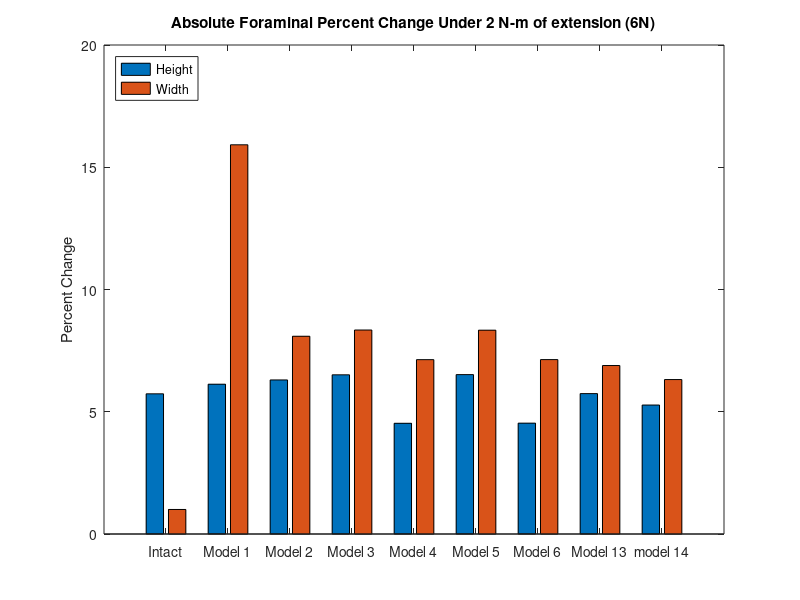
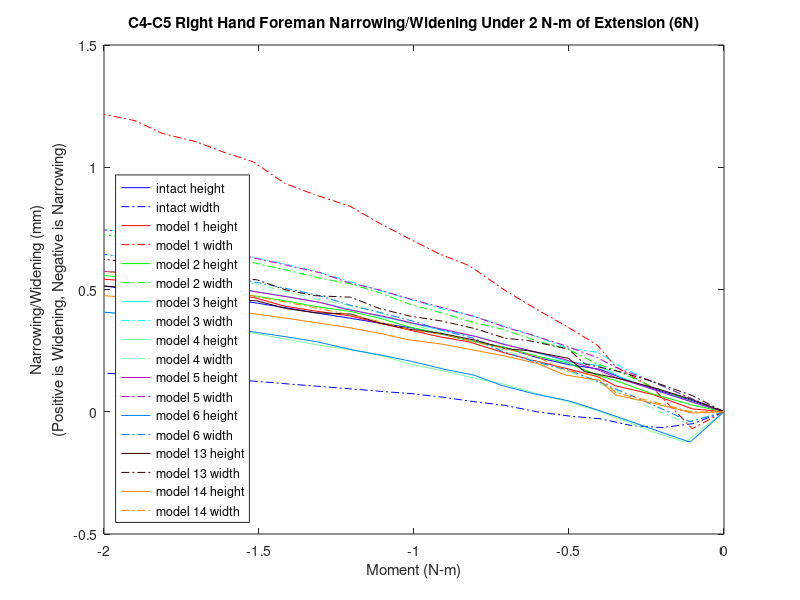

Write MATLAB code to recreate these figures, in order.
%% foreman height and width narrowing/widening 

% 6N!!

% for all models for the c3-c4 left hand side foreman under lateral bending (_n)
% 1297,16439,17116,14886

% Values for displacements have not been replaced. base coordinates have,
% but need checking. 
k=21;
zero1=[0 0 0 0 0 0 0 0 0 0 0 0 0 0 0 0 0 0 0 0 0];

mag15y=zero1;
mag15x=zero1;
width15=zero1;
height15=zero1;

mag14y=zero1;
mag14x=zero1;
width14=zero1;
height14=zero1;

mag13y=zero1;
mag13x=zero1;
width13=zero1;
height13=zero1;

mag6y=zero1;
mag6x=zero1;
width6=zero1;
height6=zero1;

mag5y=zero1;
mag5x=zero1;
width5=zero1;
height5=zero1;

mag4y=zero1;
mag4x=zero1;
width4=zero1;
height4=zero1;

mag3y=zero1;
mag3x=zero1;
width3=zero1;
height3=zero1;


mag2y=zero1;
mag2x=zero1;
width2=zero1;
height2=zero1;

mag1y=zero1;
mag1x=zero1;
width1=zero1;
height1=zero1;
% 1297,16439,17116,14886
%% model15_intact_TLC_6N
t15=[2 2.05 2.1 2.15 2.2 2.25 2.30198 2.35365 2.40358 2.45421 2.50322 2.55384 2.60384 2.65565 2.70225 2.75206 2.80139 2.85108 2.90339 2.95085 3];

% 1297
aa1=12.7746+[4.8745400e-01   3.2824200e-01  -2.6196900e-02  -3.5020000e-01  -8.2052000e-01  -1.0080800e+00  -1.2937200e+00  -1.6898800e+00  -1.9238900e+00  -2.2130700e+00  -2.4787900e+00  -2.6917900e+00  -2.9363400e+00  -3.1833200e+00  -3.4239100e+00  -3.6811600e+00  -3.9072200e+00  -4.0446200e+00  -4.2335900e+00  -4.4122600e+00  -4.5756700e+00];
aa2=447.736+[1.5391800e+00   2.3697500e-01  -5.6034300e-01  -1.0561900e+00  -1.4675300e+00  -1.5939900e+00  -1.7727900e+00  -2.0143900e+00  -2.1617100e+00  -2.3496900e+00  -2.5226400e+00  -2.6668600e+00  -2.8403200e+00  -3.0280800e+00  -3.2195300e+00  -3.4181100e+00  -3.5934600e+00  -3.7064900e+00  -3.8696300e+00  -4.0318700e+00  -4.1852300e+00];
aa3=-690.116+[-1.1235400e+00  -8.5035400e-01  -5.8128900e-01  -3.9156900e-01  -1.7683300e-01  -1.0219900e-01   4.4459700e-03   1.4405800e-01   2.2244900e-01   3.1525100e-01   3.9627900e-01   4.5830300e-01   5.2656600e-01   5.9310500e-01   6.5480100e-01   7.1684000e-01   7.6895600e-01   7.9981700e-01   8.4090800e-01   8.7868200e-01   9.1321700e-01];

% 16439
ab1=13.5613+[3.1910900e-01   2.5079200e-01   1.2447000e-02  -2.1075800e-01  -5.4851400e-01  -6.8695300e-01  -8.9870800e-01  -1.1918300e+00  -1.3650500e+00  -1.5800800e+00  -1.7778400e+00  -1.9361700e+00  -2.1177000e+00  -2.3001600e+00  -2.4772700e+00  -2.6665100e+00  -2.8326700e+00  -2.9336700e+00  -3.0725400e+00  -3.2036600e+00  -3.3232300e+00];
ab2=447.206+[1.0864800e+00   2.4674500e-03  -6.6704000e-01  -1.0809700e+00  -1.4261900e+00  -1.5316500e+00  -1.6796700e+00  -1.8786500e+00  -1.9995600e+00  -2.1519500e+00  -2.2934400e+00  -2.4124700e+00  -2.5566000e+00  -2.7137200e+00  -2.8733700e+00  -3.0400100e+00  -3.1877700e+00  -3.2830700e+00  -3.4196500e+00  -3.5551400e+00  -3.6823000e+00];
ab3=-699.132+[-9.9227400e-01  -7.7842900e-01  -5.4896500e-01  -3.9434800e-01  -2.2017600e-01  -1.5991100e-01  -7.4973700e-02   3.5067100e-02   9.6548900e-02   1.6905600e-01   2.3390700e-01   2.8481600e-01   3.4157500e-01   3.9787300e-01   4.5042400e-01   5.0401400e-01   5.4988800e-01   5.7750800e-01   6.1398800e-01   6.4744600e-01   6.7725600e-01];

% 17116
ac1=16.2684+[3.1756800e-01   2.8015800e-01   6.6128900e-02  -1.3893600e-01  -4.6042800e-01  -5.9413200e-01  -7.9943800e-01  -1.0836900e+00  -1.2515800e+00  -1.4600400e+00  -1.6529700e+00  -1.8080200e+00  -1.9857100e+00  -2.1641300e+00  -2.3373200e+00  -2.5225700e+00  -2.6852800e+00  -2.7842000e+00  -2.9201300e+00  -3.0482600e+00  -3.1650600e+00];
ac2=443.597+[1.2257500e+00   2.9080300e-02  -7.3378800e-01  -1.2160200e+00  -1.6319000e+00  -1.7615200e+00  -1.9447200e+00  -2.1928900e+00  -2.3438500e+00  -2.5342400e+00  -2.7099400e+00  -2.8565400e+00  -3.0331000e+00  -3.2245000e+00  -3.4185100e+00  -3.6218100e+00  -3.8024200e+00  -3.9182600e+00  -4.0839600e+00  -4.2481400e+00  -4.4022100e+00];
ac3=-706.266+[-1.1326600e+00  -8.3298500e-01  -5.3667600e-01  -3.3658600e-01  -1.1573800e-01  -3.9367500e-02   6.8951100e-02   2.1078400e-01   2.9116700e-01   3.8711400e-01   4.7344300e-01   5.4183500e-01   6.1872100e-01   6.9582700e-01   7.6886900e-01   8.4394500e-01   9.0869900e-01   9.4798700e-01   1.0007300e+00   1.0498000e+00   1.0940000e+00];

% 14886
ad1=9.91704+[5.2208400e-01   3.1290100e-01  -8.5117000e-02  -4.4329900e-01  -9.4961700e-01  -1.1488200e+00  -1.4507100e+00  -1.8686500e+00  -2.1151900e+00  -2.4195600e+00  -2.6978400e+00  -2.9200900e+00  -3.1752500e+00  -3.4330500e+00  -3.6837900e+00  -3.9515500e+00  -4.1867300e+00  -4.3295500e+00  -4.5258900e+00  -4.7116100e+00  -4.8814800e+00];
ad2=444.847+[1.4321600e+00   2.3930500e-01  -4.6126400e-01  -8.8023100e-01  -1.2053900e+00  -1.3015500e+00  -1.4355000e+00  -1.6138300e+00  -1.7228000e+00  -1.8622800e+00  -1.9915500e+00  -2.1009000e+00  -2.2333300e+00  -2.3779000e+00  -2.5262200e+00  -2.6782400e+00  -2.8116300e+00  -2.8985400e+00  -3.0247200e+00  -3.1505300e+00  -3.2694400e+00];
ad3=-691.954+[-1.0061900e+00  -8.3456500e-01  -6.4546600e-01  -5.1360300e-01  -3.6109700e-01  -3.0840900e-01  -2.3431800e-01  -1.3962700e-01  -8.7955800e-02  -2.8344700e-02   2.2596400e-02   6.0464500e-02   1.0100600e-01   1.3906500e-01   1.7264100e-01   2.0504600e-01   2.3112400e-01   2.4598100e-01   2.6472700e-01   2.8097900e-01   2.9558200e-01];

ya1=aa1-ab1;
ya2=aa2-ab2;
ya3=aa3-ab3;
xa1=ad1-ac1;
xa2=ad2-ac2;
xa3=ad3-ac3;
x15=[xa1',xa2',xa3']
y15=[ya1',ya2',ya3']

for n=1:k
    mag15x(n)=sqrt(x15(n,1)^2+x15(n,2)^2+x15(n,3)^2);
end
for n=1:k
    mag15y(n)=sqrt(y15(n,1)^2+y15(n,2)^2+y15(n,3)^2);
end
for n=1:k
    width15(n)=mag15x(1,1)-mag15x(1,n);
end
for n=1:k
    height15(n)=mag15y(1,1)-mag15y(1,n);
end

%% model1_slideslide_tether/S2_6N
t1=[2 2.05126 2.11533 2.17471 2.20404 2.25121 2.30289 2.35286 2.41117 2.46025 2.51267 2.5564 2.60334 2.66048 2.70822 2.759 2.80923 2.85061 2.90524 2.95003 3];

% 1297
ae1=12.7746+[-3.0399900e-01   2.8347500e-01  -4.0327100e-01  -7.1900900e-01  -1.0943200e+00  -1.4218600e+00  -1.7681600e+00  -2.1127800e+00  -2.5690500e+00  -2.7904400e+00  -3.0950500e+00  -3.3657400e+00  -3.6848700e+00  -3.9024400e+00  -4.1111000e+00  -4.5086500e+00  -4.6946200e+00  -4.8762700e+00  -5.0297700e+00  -5.2681900e+00  -5.3854800e+00];
ae2=447.736+[2.4876100e+00  -3.5723300e-01  -1.2168000e+00  -1.6350700e+00  -1.9592100e+00  -2.2079100e+00  -2.4708300e+00  -2.7302700e+00  -3.0716900e+00  -3.2379400e+00  -3.4838500e+00  -3.7011200e+00  -3.9602700e+00  -4.1425300e+00  -4.3223600e+00  -4.6827400e+00  -4.8586200e+00  -5.0373500e+00  -5.1939100e+00  -5.4443200e+00  -5.5710900e+00];
ae3=-690.116+[-1.1890200e+00  -1.2865000e+00  -8.3910400e-01  -6.4123400e-01  -4.6314600e-01  -3.2928900e-01  -1.9966900e-01  -7.8572600e-02   7.1257900e-02   1.3911300e-01   2.2813700e-01   3.0265400e-01   3.8578000e-01   4.3986300e-01   4.8994100e-01   5.7944900e-01   6.1846800e-01   6.5459500e-01   6.8389700e-01   7.2713400e-01   7.4742600e-01];

% 16439
af1=13.5613+[-3.2124000e-01   2.0122600e-01  -2.6786000e-01  -4.8823300e-01  -7.5986700e-01  -9.9996800e-01  -1.2556500e+00  -1.5094800e+00  -1.8454900e+00  -2.0092500e+00  -2.2344300e+00  -2.4351900e+00  -2.6711300e+00  -2.8314000e+00  -2.9846200e+00  -3.2760000e+00  -3.4119500e+00  -3.5451000e+00  -3.6577300e+00  -3.8326500e+00  -3.9192300e+00];
af2=447.206+[1.8134300e+00  -5.4231500e-01  -1.2671400e+00  -1.6028000e+00  -1.8665800e+00  -2.0729400e+00  -2.2926300e+00  -2.5085500e+00  -2.7915200e+00  -2.9287800e+00  -3.1314300e+00  -3.3109600e+00  -3.5269400e+00  -3.6794700e+00  -3.8296800e+00  -4.1316000e+00  -4.2789700e+00  -4.4291400e+00  -4.5607200e+00  -4.7717100e+00  -4.8794600e+00];
af3=-699.132+[-9.0469200e-01  -1.0731300e+00  -6.7499100e-01  -5.0719300e-01  -3.5781400e-01  -2.4609100e-01  -1.3790200e-01  -3.8258100e-02   8.3003100e-02   1.3781800e-01   2.0956600e-01   2.7050600e-01   3.3923300e-01   3.8414900e-01   4.2599800e-01   5.0170400e-01   5.3502000e-01   5.6637400e-01   5.9197900e-01   6.3064900e-01   6.4923300e-01];

% 17116
ag1=16.2684+[-3.4470400e-01   2.2558100e-01  -2.0965700e-01  -4.1052600e-01  -6.7002900e-01  -9.0225000e-01  -1.1511700e+00  -1.3988500e+00  -1.7272000e+00  -1.8875000e+00  -2.1080900e+00  -2.3056800e+00  -2.5380900e+00  -2.6960600e+00  -2.8471100e+00  -3.1343300e+00  -3.2681700e+00  -3.3994000e+00  -3.5103700e+00  -3.6826500e+00  -3.7679500e+00];
ag2=449.981+[1.9898500e+00  -5.3764800e-01  -1.3974500e+00  -1.8049000e+00  -2.1284400e+00  -2.3803800e+00  -2.6463600e+00  -2.9076200e+00  -3.2503100e+00  -3.4165200e+00  -3.6602900e+00  -3.8756900e+00  -4.1346200e+00  -4.3171100e+00  -4.4968100e+00  -4.8570700e+00  -5.0329100e+00  -5.2115000e+00  -5.3677900e+00  -5.6184100e+00  -5.7463500e+00];
ag3=-696.273+[-1.0629800e+00  -1.1007100e+00  -6.0779600e-01  -3.9503100e-01  -2.0662600e-01  -6.5094000e-02   7.3466200e-02   2.0227300e-01   3.6088000e-01   4.3342500e-01   5.2999100e-01   6.1271800e-01   7.0703500e-01   7.6949800e-01   8.2833400e-01   9.3678200e-01   9.8553300e-01   1.0321300e+00   1.0707700e+00   1.1299100e+00   1.1587500e+00];

% 14886
ah1=9.91704+[-2.6361700e-01   2.7595600e-01  -4.7706600e-01  -8.2634100e-01  -1.2282000e+00  -1.5750200e+00  -1.9391800e+00  -2.3003500e+00  -2.7768900e+00  -3.0075200e+00  -3.3243900e+00  -3.6048200e+00  -3.9350400e+00  -4.1597800e+00  -4.3751400e+00  -4.7851600e+00  -4.9769400e+00  -5.1640300e+00  -5.3220900e+00  -5.5675000e+00  -5.6882700e+00];
ah2=448.847+[2.3816500e+00  -3.2634100e-01  -1.0369800e+00  -1.3755900e+00  -1.6288200e+00  -1.8218100e+00  -2.0280000e+00  -2.2308500e+00  -2.4969500e+00  -2.6265300e+00  -2.8207700e+00  -2.9928400e+00  -3.1977200e+00  -3.3423800e+00  -3.4852900e+00  -3.7728000e+00  -3.9130800e+00  -4.0564200e+00  -4.1822300e+00  -4.3833600e+00  -4.4850300e+00];
ah3=-691.954+[-1.0819800e+00  -1.3266200e+00  -9.9450500e-01  -8.5315000e-01  -7.2587100e-01  -6.3145100e-01  -5.4208000e-01  -4.6061900e-01  -3.6249500e-01  -3.1930300e-01  -2.6454600e-01  -2.1994400e-01  -1.7187700e-01  -1.4172200e-01  -1.1472600e-01  -6.9490300e-02  -5.1378500e-02  -3.5757600e-02  -2.3935700e-02  -8.0463700e-03  -1.3105400e-03];

xb1=ah1-ag1;
xb2=ah2-ag2;
xb3=ah3-ag3;
yb1=ae1-af1;
yb2=ae2-af2;
yb3=ae3-af3;
y1=[yb1',yb2',yb3'];
x1=[xb1',xb2',xb3'];

for n=1:k
    mag1x(n)=sqrt(x1(n,1)^2+x1(n,2)^2+x1(n,3)^2);
end
for n=1:k
    mag1y(n)=sqrt(y1(n,1)^2+y1(n,2)^2+y1(n,3)^2);
end
for n=1:k
    height1(n)=mag1y(1,1)-mag1y(1,n);
end
for n=1:k
    width1(n)=mag1x(1,1)-mag1x(1,n);
end
%% model2_SlideSlide_NoTether/S2_6N
t2=[2 2.05126 2.11533 2.17471 2.20447 2.25221 2.30059 2.35788 2.41099 2.45099 2.50605 2.55427 2.60174 2.65492 2.70335 2.75569 2.80363 2.85302 2.90564 2.95047 3];

% 1297
ai1=12.7746+[-1.7128900e-01   2.8891500e-01  -2.3509100e-01  -7.6765200e-01  -9.9215600e-01  -1.5130200e+00  -1.8033100e+00  -2.2057800e+00  -2.4664100e+00  -2.7233300e+00  -3.0228000e+00  -3.4071600e+00  -3.7160900e+00  -3.9266700e+00  -4.1753400e+00  -4.4147600e+00  -4.6418800e+00  -4.8603900e+00  -5.1093300e+00  -5.2801500e+00  -5.4023000e+00];
ai2=447.736+[2.9455100e+00  -1.3872800e-01  -9.7214300e-01  -1.6805300e+00  -1.8864200e+00  -2.2913900e+00  -2.5116100e+00  -2.8198700e+00  -3.0104700e+00  -3.1980500e+00  -3.4342600e+00  -3.7421600e+00  -3.9922600e+00  -4.1685700e+00  -4.3834100e+00  -4.5979300e+00  -4.8080300e+00  -5.0186800e+00  -5.2704300e+00  -5.4491400e+00  -5.5800400e+00];
ai3=-690.116+[-1.4399000e+00  -1.3035600e+00  -9.4003700e-01  -6.1142400e-01  -5.0398600e-01  -2.8995100e-01  -1.8305300e-01  -4.3202300e-02   4.1605600e-02   1.2134100e-01   2.0984500e-01   3.1563100e-01   3.9529300e-01   4.4726400e-01   5.0615000e-01   5.6005200e-01   6.0848600e-01   6.5227500e-01   6.9931300e-01   7.2986500e-01   7.5086900e-01];

% 16439
aj1=13.5613+[-2.2044400e-01   2.0738000e-01  -1.4773900e-01  -5.2149000e-01  -6.8405100e-01  -1.0657200e+00  -1.2802300e+00  -1.5760400e+00  -1.7685800e+00  -1.9587900e+00  -2.1802200e+00  -2.4654400e+00  -2.6940500e+00  -2.8493200e+00  -3.0323200e+00  -3.2081200e+00  -3.3745600e+00  -3.5348800e+00  -3.7178500e+00  -3.8435400e+00  -3.9338800e+00];
aj2=447.206+[2.1526800e+00  -3.6970900e-01  -1.0670800e+00  -1.6386200e+00  -1.8060000e+00  -2.1416600e+00  -2.3259900e+00  -2.5827000e+00  -2.7409300e+00  -2.8963000e+00  -3.0913400e+00  -3.3462000e+00  -3.5552300e+00  -3.7029700e+00  -3.8827400e+00  -4.0627300e+00  -4.2389900e+00  -4.4161200e+00  -4.6280600e+00  -4.7790300e+00  -4.8904000e+00];
aj3=-699.132+[-1.1264800e+00  -1.0873300e+00  -7.6553500e-01  -4.8312000e-01  -3.9313200e-01  -2.1445800e-01  -1.2506800e-01  -1.0558500e-02   5.8369400e-02   1.2312700e-01   1.9456100e-01   2.8119900e-01   3.4733700e-01   3.9065300e-01   4.4006600e-01   4.8573800e-01   5.2702800e-01   5.6495300e-01   6.0626300e-01   6.3380200e-01   6.5308500e-01];

% 17116
ak1=16.2684+[-2.4201000e-01   2.3125200e-01  -9.6382900e-02  -4.4080100e-01  -5.9606000e-01  -9.6506800e-01  -1.1742700e+00  -1.4628900e+00  -1.6514700e+00  -1.8377800e+00  -2.0546900e+00  -2.3355100e+00  -2.5608900e+00  -2.7140500e+00  -2.8946100e+00  -3.0680100e+00  -3.2320300e+00  -3.3900900e+00  -3.5704800e+00  -3.6943900e+00  -3.7834600e+00];
ak2=449.981+[2.3669000e+00  -3.5059300e-01  -1.1625100e+00  -1.8507000e+00  -2.0545800e+00  -2.4636400e+00  -2.6864200e+00  -2.9963800e+00  -3.1878700e+00  -3.3762400e+00  -3.6112100e+00  -3.9167600e+00  -4.1670800e+00  -4.3436700e+00  -4.5584400e+00  -4.7731300e+00  -4.9834100e+00  -5.1941900e+00  -5.4459000e+00  -5.6251200e+00  -5.7573000e+00];
ak3=-696.273+[-1.3288600e+00  -1.1287600e+00  -7.2371300e-01  -3.6521300e-01  -2.5126200e-01  -2.4573500e-02   9.0115500e-02   2.3865100e-01   3.2861600e-01   4.1378100e-01   5.0941100e-01   6.2692500e-01   7.1771200e-01   7.7797200e-01   8.4756800e-01   9.1282100e-01   9.7279400e-01   1.0288600e+00   1.0911700e+00   1.1333100e+00   1.1632000e+00];

% 14886
al1=9.91704+[-1.2909300e-01   2.8154800e-01  -2.9536900e-01  -8.8036200e-01  -1.1208400e+00  -1.6724500e+00  -1.9772500e+00  -2.3988200e+00  -2.6705200e+00  -2.9381200e+00  -3.2497200e+00  -3.6478000e+00  -3.9672100e+00  -4.1845700e+00  -4.4410600e+00  -4.6878700e+00  -4.9220000e+00  -5.1470200e+00  -5.4031900e+00  -5.5789300e+00  -5.7046200e+00];
al2=444.847+[2.8113300e+00  -1.1737700e-01  -8.2844600e-01  -1.4088700e+00  -1.5717400e+00  -1.8874600e+00  -2.0604900e+00  -2.3022400e+00  -2.4508700e+00  -2.5965300e+00  -2.7824500e+00  -3.0265300e+00  -3.2244900e+00  -3.3646200e+00  -3.5357200e+00  -3.7069000e+00  -3.8744500e+00  -4.0431400e+00  -4.2454200e+00  -4.3890100e+00  -4.4940500e+00];
al3=-691.954+[-1.2862800e+00  -1.3293200e+00  -1.0655400e+00  -8.3118300e-01  -7.5481900e-01  -6.0410800e-01  -5.3073600e-01  -4.3733200e-01  -3.8159800e-01  -3.3023400e-01  -2.7519500e-01  -2.1176100e-01  -1.6580000e-01  -1.3688400e-01  -1.0534000e-01  -7.7898200e-02  -5.4735300e-02  -3.5383900e-02  -1.6477300e-02  -5.3879300e-03   1.6056700e-03];

xc1=al1-ak1;
xc2=al2-ak2;
xc3=al3-ak3;
yd1=ai1-aj1;
yd2=ai2-aj2;
yd3=ai3-aj3;
y2=[yd1',yd2',yd3'];
x2=[xc1',xc2',xc3'];

for n=1:k
    mag2x(n)=sqrt(x2(n,1)^2+x2(n,2)^2+x2(n,3)^2);
end
for n=1:k
    mag2y(n)=sqrt(y2(n,1)^2+y2(n,2)^2+y2(n,3)^2);
end
for n=1:k
    height2(n)=mag2y(1,1)-mag2y(1,n);
end
for n=1:k
    width2(n)=mag2x(1,1)-mag2x(1,n);
end

%% model3_APSlide_Tether/S2_6N
t3=[2 2.05126 2.11533 2.16533 2.20361 2.25215 2.30482 2.35211 2.4011 2.4565 2.50468 2.55973 2.60432 2.65144 2.70196 2.75595 2.80367 2.85248 2.91084 2.96199 3];
% 1297
am1=12.7746+[3.3679900e-01   3.7948800e-01  -1.9806800e-01  -6.9484700e-01  -1.1876600e+00  -1.3366200e+00  -1.7662300e+00  -2.0906200e+00  -2.4298900e+00  -2.6919700e+00  -2.9817200e+00  -3.3083200e+00  -3.5920400e+00  -3.9000900e+00  -4.1469100e+00  -4.3843600e+00  -4.6100800e+00  -4.8267400e+00  -5.0103500e+00  -5.2921700e+00  -5.3545400e+00];
am2=447.736+[2.5609300e+00   4.4455900e-01  -7.9841700e-01  -1.5716100e+00  -2.0544400e+00  -2.1745700e+00  -2.5011300e+00  -2.7435700e+00  -2.9969100e+00  -3.1874200e+00  -3.4124400e+00  -3.6730400e+00  -3.9002200e+00  -4.1556700e+00  -4.3691800e+00  -4.5820500e+00  -4.7916200e+00  -5.0012200e+00  -5.1858400e+00  -5.4825600e+00  -5.5498600e+00];
am3=-690.116+[-1.7303000e+00  -1.4011800e+00  -9.6137000e-01  -6.4479200e-01  -4.1125000e-01  -3.5078600e-01  -1.8985100e-01  -7.6490600e-02   3.5462200e-02   1.1694800e-01   2.0298200e-01   2.9407200e-01   3.6878300e-01   4.4583800e-01   5.0476100e-01   5.5865400e-01   6.0723400e-01   6.5114600e-01   6.8650500e-01   7.3764000e-01   7.4842000e-01];
% 16439
an1=13.5613+[1.6922800e-01   2.7020100e-01  -1.1802300e-01  -4.6759100e-01  -8.2424500e-01  -9.3349400e-01  -1.2505600e+00  -1.4893700e+00  -1.7391000e+00  -1.9329900e+00  -2.1469500e+00  -2.3889900e+00  -2.5986200e+00  -2.8254500e+00  -3.0065600e+00  -3.1803800e+00  -3.3453000e+00  -3.5037400e+00  -3.6384000e+00  -3.8451400e+00  -3.8911900e+00];
an2=447.206+[1.8377900e+00   1.0188400e-01  -9.2739600e-01  -1.5511300e+00  -1.9424300e+00  -2.0421200e+00  -2.3153200e+00  -2.5172500e+00  -2.7276300e+00  -2.8854700e+00  -3.0713000e+00  -3.2868800e+00  -3.4764200e+00  -3.6904300e+00  -3.8691700e+00  -4.0479100e+00  -4.2238500e+00  -4.4002000e+00  -4.5557300e+00  -4.8065300e+00  -4.8639100e+00];
an3=-699.132+[-1.4183800e+00  -1.1712000e+00  -7.8557100e-01  -5.1205400e-01  -3.1755400e-01  -2.6719500e-01  -1.3266700e-01  -3.9310700e-02   5.1531600e-02   1.1779700e-01   1.8734500e-01   2.6182100e-01   3.2372100e-01   3.8790400e-01   4.3741400e-01   4.8311500e-01   5.2461700e-01   5.6271500e-01   5.9374200e-01   6.3981700e-01   6.4974600e-01];
% 17116
ao1=16.2684+[1.5435300e-01   2.8914000e-01  -6.6875900e-02  -3.8883700e-01  -7.2907400e-01  -8.3479700e-01  -1.1435400e+00  -1.3767500e+00  -1.6209200e+00  -1.8108700e+00  -2.0204700e+00  -2.2585700e+00  -2.4651500e+00  -2.6888100e+00  -2.8674700e+00  -3.0389000e+00  -3.2014300e+00  -3.3576400e+00  -3.4904200e+00  -3.6941600e+00  -3.7395700e+00];
ao2=449.981+[2.0571100e+00   1.6704000e-01  -1.0094000e+00  -1.7491400e+00  -2.2230300e+00  -2.3437400e+00  -2.6742200e+00  -2.9184300e+00  -3.1729200e+00  -3.3643300e+00  -3.5885900e+00  -3.8472900e+00  -4.0745900e+00  -4.3306500e+00  -4.5442200e+00  -4.7574300e+00  -4.9672300e+00  -5.1770500e+00  -5.3617400e+00  -5.6594000e+00  -5.7274800e+00];
ao3=-696.273+[-1.6334300e+00  -1.2543100e+00  -7.5607200e-01  -4.0447300e-01  -1.5598500e-01  -9.1831800e-02   8.0351000e-02   2.0097200e-01   3.1960600e-01   4.0668200e-01   4.9955800e-01   6.0027100e-01   6.8484000e-01   7.7377700e-01   8.4339400e-01   9.0856000e-01   9.6871200e-01   1.0249100e+00   1.0714300e+00   1.1417700e+00   1.1571600e+00];
% 14886
ap1=9.91704+[3.8729600e-01   3.8096800e-01  -2.5752300e-01  -8.0320000e-01  -1.3312200e+00  -1.4888400e+00  -1.9405600e+00  -2.2802200e+00  -2.6344500e+00  -2.9073900e+00  -3.2088800e+00  -3.5473900e+00  -3.8409100e+00  -4.1590500e+00  -4.4136600e+00  -4.6584700e+00  -4.8911400e+00  -5.1142600e+00  -5.3032100e+00  -5.5932100e+00  -5.6573900e+00];
ap2=444.847+[2.4108500e+00   4.2825900e-01  -6.6479000e-01  -1.3145100e+00  -1.7007700e+00  -1.7953500e+00  -2.0517000e+00  -2.2412600e+00  -2.4390700e+00  -2.5869400e+00  -2.7634300e+00  -2.9696600e+00  -3.1490400e+00  -3.3515900e+00  -3.5214900e+00  -3.6912100e+00  -3.8583500e+00  -4.0261400e+00  -4.1744000e+00  -4.4127800e+00  -4.4667700e+00];
ap3=-691.954+[-1.5620500e+00  -1.3816400e+00  -1.0739600e+00  -8.5220600e-01  -6.8846600e-01  -6.4618800e-01  -5.3511500e-01  -4.5888900e-01  -3.8531000e-01  -3.3275300e-01  -2.7902600e-01  -2.2399300e-01  -1.8036100e-01  -1.3708100e-01  -1.0543400e-01  -7.7896400e-02  -5.4571000e-02  -3.5062900e-02  -2.0499900e-02  -1.7428200e-03   1.8403500e-03];

xe1=ap1-ao1;
xe2=ap2-ao2;
xe3=ap3-ao3;
yf1=am1-an1;
yf2=am2-an2;
yf3=am3-an3;
y3=[yf1',yf2',yf3'];
x3=[xe1',xe2',xe3'];

for n=1:k
    mag3x(n)=sqrt(x3(n,1)^2+x3(n,2)^2+x3(n,3)^2);
end
for n=1:k
    mag3y(n)=sqrt(y3(n,1)^2+y3(n,2)^2+y3(n,3)^2);
end
for n=1:k
    height3(n)=mag3y(1,1)-mag3y(1,n);
end
for n=1:k
    width3(n)=mag3x(1,1)-mag3x(1,n);
end


%% model4_APSlide_NoTether/S2_6N
t4=[2 2.0622 2.11523 2.15852 2.20492 2.25001 2.30364 2.35417 2.40231 2.45225 2.50547 2.55011 2.60474 2.65523 2.70472 2.7507 2.80007 2.85772 2.90074 2.95442 3];
% 1297
aq1=12.7746+[-4.3484900e-01   2.2124800e-01  -1.1919100e-01  -5.8484100e-01  -9.8527400e-01  -1.3384700e+00  -1.7244500e+00  -2.1097700e+00  -2.3688800e+00  -2.6748600e+00  -2.9598700e+00  -3.3229200e+00  -3.6165300e+00  -3.8173000e+00  -4.0707500e+00  -4.3150100e+00  -4.5476000e+00  -4.7689800e+00  -5.0747200e+00  -5.2462500e+00  -5.3680900e+00];
aq2=447.736+[2.5760800e+00   6.9832400e-01  -4.2107800e-01  -1.2948200e+00  -1.8490400e+00  -2.1777200e+00  -2.4839400e+00  -2.7796800e+00  -2.9702300e+00  -3.1915200e+00  -3.4087000e+00  -3.6954200e+00  -3.9295500e+00  -4.0943600e+00  -4.3086400e+00  -4.5229200e+00  -4.7340800e+00  -4.9426300e+00  -5.2461100e+00  -5.4248200e+00  -5.5543500e+00];
aq3=-690.116+[-9.0088400e-02  -1.3693100e+00  -1.0345700e+00  -7.1217200e-01  -4.9496100e-01  -3.4395400e-01  -1.9863300e-01  -6.4165100e-02   2.0917100e-02   1.1594500e-01   2.0029100e-01   3.0125400e-01   3.7789300e-01   4.2818900e-01   4.8928200e-01   5.4525700e-01   5.9586700e-01   6.4127500e-01   7.0000000e-01   7.3098500e-01   7.5210700e-01];
% 16439
ar1=13.5613+[-4.2097600e-01   1.4885600e-01  -6.3154300e-02  -3.8777400e-01  -6.7503300e-01  -9.3274400e-01  -1.2176000e+00  -1.5009300e+00  -1.6922100e+00  -1.9188700e+00  -2.1296000e+00  -2.3988400e+00  -2.6160800e+00  -2.7641800e+00  -2.9505800e+00  -3.1300300e+00  -3.3004900e+00  -3.4625400e+00  -3.6871700e+00  -3.8132000e+00  -3.9033100e+00];
ar2=447.206+[1.7838300e+00   2.9753200e-01  -6.2401900e-01  -1.3314300e+00  -1.7741900e+00  -2.0439500e+00  -2.2999700e+00  -2.5466800e+00  -2.7051300e+00  -2.8888400e+00  -3.0686300e+00  -3.3063100e+00  -3.5021400e+00  -3.6405400e+00  -3.8202400e+00  -4.0002500e+00  -4.1778300e+00  -4.3533900e+00  -4.6094600e+00  -4.7606600e+00  -4.8711200e+00];
ar3=-699.132+[7.7023900e-02  -1.1340100e+00  -8.4882400e-01  -5.6860600e-01  -3.8795100e-01  -2.6289900e-01  -1.4145200e-01  -3.0751700e-02   3.8559000e-02   1.1611400e-01   1.8455300e-01   2.6737100e-01   3.3112400e-01   3.7313900e-01   4.2448000e-01   4.7197500e-01   5.1523900e-01   5.5452100e-01   6.0623700e-01   6.3423800e-01   6.5367900e-01];
% 17116
as1=16.2684+[-4.5758100e-01   1.6575200e-01  -1.7487200e-02  -3.1529700e-01  -5.8464400e-01  -8.3264700e-01  -1.1099900e+00  -1.3866200e+00  -1.5740000e+00  -1.7962600e+00  -2.0028800e+00  -2.2679400e+00  -2.4821900e+00  -2.6283500e+00  -2.8123700e+00  -2.9895300e+00  -3.1576900e+00  -3.3175300e+00  -3.5391900e+00  -3.6635000e+00  -3.7524100e+00];
as2=449.981+[1.9827400e+00   3.7164200e-01  -6.7074900e-01  -1.4967900e+00  -2.0234700e+00  -2.3478100e+00  -2.6561000e+00  -2.9535100e+00  -3.1449500e+00  -3.3674500e+00  -3.5844800e+00  -3.8696400e+00  -4.1042200e+00  -4.2696600e+00  -4.4843800e+00  -4.6991100e+00  -4.9108400e+00  -5.1198800e+00  -5.4239700e+00  -5.6033400e+00  -5.7343100e+00];
as3=-696.273+[-9.3101500e-02  -1.2243200e+00  -8.4736300e-01  -4.8370600e-01  -2.4782900e-01  -8.7059200e-02   6.8827800e-02   2.1222400e-01   3.0254800e-01   4.0433500e-01   4.9549500e-01   6.0731800e-01   6.9440700e-01   7.5246200e-01   8.2422700e-01   8.9156400e-01   9.5386000e-01   1.0114000e+00   1.0887200e+00   1.1313800e+00   1.1613600e+00];
% 14886
at1=9.91704+[-3.8613900e-01   2.2014000e-01  -1.6974100e-01  -6.8276900e-01  -1.1171800e+00  -1.4926700e+00  -1.8985500e+00  -2.3020400e+00  -2.5721500e+00  -2.8906100e+00  -3.1869600e+00  -3.5630300e+00  -3.8665700e+00  -4.0738000e+00  -4.3351600e+00  -4.5868500e+00  -4.8264700e+00  -5.0544000e+00  -5.3688800e+00  -5.5452700e+00  -5.6705800e+00];
at2=444.847+[2.4369800e+00   6.8050900e-01  -3.1852700e-01  -1.0697400e+00  -1.5313500e+00  -1.7951600e+00  -2.0377200e+00  -2.2702700e+00  -2.4192900e+00  -2.5913600e+00  -2.7614400e+00  -2.9882700e+00  -3.1733600e+00  -3.3041500e+00  -3.4745400e+00  -3.6454000e+00  -3.8137900e+00  -3.9804300e+00  -4.2240500e+00  -4.3676900e+00  -4.4716900e+00];
at3=-691.954+[6.2514600e-02  -1.3432700e+00  -1.1160300e+00  -8.9296900e-01  -7.4494800e-01  -6.4052300e-01  -5.4062500e-01  -4.5056800e-01  -3.9444000e-01  -3.3300400e-01  -2.8010100e-01  -2.1896300e-01  -1.7425000e-01  -1.4580900e-01  -1.1244400e-01  -8.3290700e-02  -5.8400400e-02  -3.7653600e-02  -1.3272100e-02  -1.8308000e-03   5.3699900e-03];

xg1=at1-as1;
xg2=at2-as2;
xg3=at3-as3;
yh1=aq1-ar1;
yh2=aq2-ar2;
yh3=aq3-ar3;
y4=[yh1',yh2',yh3'];
x4=[xg1',xg2',xg3'];

for n=1:k
    mag4x(n)=sqrt(x4(n,1)^2+x4(n,2)^2+x4(n,3)^2);
end
for n=1:k
    mag4y(n)=sqrt(y4(n,1)^2+y4(n,2)^2+y4(n,3)^2);
end
for n=1:k
    height4(n)=mag4y(1,1)-mag4y(1,n);
end
for n=1:k
    width4(n)=mag4x(1,1)-mag4x(1,n);
end

%% model5_LatSlide_Tether/S2_6N
t5=[2 2.05126 2.11533 2.17471 2.20404 2.25806 2.30703 2.35279 2.40109 2.45138 2.50274 2.55389 2.60894 2.65187 2.70418 2.75649 2.80083 2.85242 2.90526 2.95387 3];
% 1297
au1=12.7746+[3.1852000e-01   3.6665700e-01  -1.7892800e-01  -6.5069300e-01  -9.6229100e-01  -1.4039400e+00  -1.7776500e+00  -2.0707800e+00  -2.4217400e+00  -2.7161800e+00  -2.9950200e+00  -3.3126500e+00  -3.6005900e+00  -3.9127400e+00  -4.1620100e+00  -4.4017500e+00  -4.6294800e+00  -4.8472900e+00  -5.0960000e+00  -5.2648700e+00  -5.3822000e+00];
au2=447.736+[2.6057600e+00   5.4515400e-01  -6.9259300e-01  -1.4675900e+00  -1.8287500e+00  -2.1889700e+00  -2.4653900e+00  -2.6804600e+00  -2.9433500e+00  -3.1560800e+00  -3.3713500e+00  -3.6259700e+00  -3.8555700e+00  -4.1132100e+00  -4.3273000e+00  -4.5408400e+00  -4.7512600e+00  -4.9607400e+00  -5.2106200e+00  -5.3877400e+00  -5.5135900e+00];
au3=-690.116+[-1.7472500e+00  -1.4272200e+00  -9.7676700e-01  -6.5640000e-01  -4.9496800e-01  -3.1296900e-01  -1.7778200e-01  -7.6821100e-02   3.8728000e-02   1.2979700e-01   2.1207400e-01   3.0039900e-01   3.7601000e-01   4.5382400e-01   5.1319700e-01   5.6745700e-01   6.1631800e-01   6.6017300e-01   7.0745000e-01   7.3793400e-01   7.5834000e-01];
% 16439
av1=13.5613+[1.4615900e-01   2.4982000e-01  -1.0589200e-01  -4.3500600e-01  -6.6008900e-01  -9.8462000e-01  -1.2640700e+00  -1.4814300e+00  -1.7408100e+00  -1.9593900e+00  -2.1660300e+00  -2.4021500e+00  -2.6155900e+00  -2.8461000e+00  -3.0294100e+00  -3.2052700e+00  -3.3719400e+00  -3.5315900e+00  -3.7141200e+00  -3.8379300e+00  -3.9244500e+00];
av2=447.206+[1.8708400e+00   1.7855600e-01  -8.4539900e-01  -1.4679200e+00  -1.7567300e+00  -2.0554700e+00  -2.2855600e+00  -2.4644000e+00  -2.6824700e+00  -2.8587200e+00  -3.0363200e+00  -3.2465900e+00  -3.4378200e+00  -3.6533900e+00  -3.8323200e+00  -4.0112600e+00  -4.1876300e+00  -4.3634400e+00  -4.5736200e+00  -4.7231000e+00  -4.8302000e+00];
av3=-699.132+[-1.4334300e+00  -1.1948900e+00  -8.0051100e-01  -5.2314600e-01  -3.8842100e-01  -2.3648200e-01  -1.2307500e-01  -3.9603400e-02   5.4430900e-02   1.2864900e-01   1.9527800e-01   2.6754200e-01   3.3023200e-01   3.9507500e-01   4.4492500e-01   4.9090400e-01   5.3259900e-01   5.7049700e-01   6.1198500e-01   6.3936900e-01   6.5805300e-01];
% 17116
aw1=16.2684+[1.3041600e-01   2.6742800e-01  -5.4201100e-02  -3.5449600e-01  -5.6690300e-01  -8.8082600e-01  -1.1535500e+00  -1.3661200e+00  -1.6197600e+00  -1.8340200e+00  -2.0365500e+00  -2.2688600e+00  -2.4792700e+00  -2.7066000e+00  -2.8874800e+00  -3.0609500e+00  -3.2252200e+00  -3.3825000e+00  -3.5624500e+00  -3.6844400e+00  -3.7697200e+00];
aw2=449.981+[2.0970500e+00   2.5672900e-01  -9.1557300e-01  -1.6556300e+00  -2.0038900e+00  -2.3653400e+00  -2.6441300e+00  -2.8605500e+00  -3.1242800e+00  -3.3380300e+00  -3.5524700e+00  -3.8047600e+00  -4.0342100e+00  -4.2923200e+00  -4.5063700e+00  -4.7200900e+00  -4.9306800e+00  -5.1402600e+00  -5.3902200e+00  -5.5678400e+00  -5.6950100e+00];
aw3=-696.273+[-1.6551300e+00  -1.2896900e+00  -7.8223100e-01  -4.2593300e-01  -2.5243900e-01  -5.9059300e-02   8.6571500e-02   1.9450200e-01   3.1742200e-01   4.1499000e-01   5.0404500e-01   6.0194700e-01   6.8767000e-01   7.7760900e-01   8.4777200e-01   9.1343500e-01   9.7398800e-01   1.0300700e+00   1.0925900e+00   1.1345200e+00   1.1634600e+00];
% 14886
ax1=9.91704+[3.7090600e-01   3.7099500e-01  -2.3764800e-01  -7.5916200e-01  -1.0957400e+00  -1.5633300e+00  -1.9552800e+00  -2.2617600e+00  -2.6281100e+00  -2.9346100e+00  -3.2246100e+00  -3.5537500e+00  -3.8515600e+00  -4.1738900e+00  -4.4310000e+00  -4.6781400e+00  -4.9128700e+00  -5.1372600e+00  -5.3932300e+00  -5.5670200e+00  -5.6877800e+00];
ax2=444.847+[2.4504300e+00   5.1888700e-01  -5.6733500e-01  -1.2184900e+00  -1.5124900e+00  -1.7970100e+00  -2.0142400e+00  -2.1825800e+00  -2.3883600e+00  -2.5536200e+00  -2.7225300e+00  -2.9244500e+00  -3.1058600e+00  -3.3101400e+00  -3.4803700e+00  -3.6504800e+00  -3.8181600e+00  -3.9855500e+00  -4.1859100e+00  -4.3280200e+00  -4.4288900e+00];
ax3=-691.954+[-1.5725900e+00  -1.3961700e+00  -1.0785900e+00  -8.5329700e-01  -7.4096000e-01  -6.1324400e-01  -5.2040700e-01  -4.5254000e-01  -3.7662000e-01  -3.1786100e-01  -2.6650800e-01  -2.1324900e-01  -1.6908900e-01  -1.2540000e-01  -9.3506400e-02  -6.5825200e-02  -4.2423900e-02  -2.3047700e-02  -3.9622300e-03   7.1145200e-03   1.3962400e-02];

xi1=ax1-aw1;
xi2=ax2-aw2;
xi3=ax3-aw3;
yj1=au1-av1;
yj2=au2-av2;
yj3=au3-av3;
y5=[yj1',yj2',yj3'];
x5=[xi1',xi2',xi3'];

for n=1:k
    mag5x(n)=sqrt(x5(n,1)^2+x5(n,2)^2+x5(n,3)^2);
end
for n=1:k
    mag5y(n)=sqrt(y5(n,1)^2+y5(n,2)^2+y5(n,3)^2);
end
for n=1:k
    height5(n)=mag5y(1,1)-mag5y(1,n);
end
for n=1:k
    width5(n)=mag5x(1,1)-mag5x(1,n);
end


%% model6_LatSlide_NoTether/S2_6N
t6=[2 2.05467 2.1077 2.15244 2.20335 2.25035 2.30555 2.35774 2.40313 2.45015 2.50252 2.55284 2.60017 2.65712 2.70364 2.75106 2.80515 2.85128 2.90047 2.95082 3];
% 1297
ay1=12.7746+[-4.3481100e-01   2.7508600e-01  -1.5035100e-01  -5.5783400e-01  -9.8416000e-01  -1.3863200e+00  -1.7094400e+00  -2.0848000e+00  -2.5280700e+00  -2.7736000e+00  -3.1090100e+00  -3.3960100e+00  -3.6385500e+00  -4.0083900e+00  -4.2186900e+00  -4.4228400e+00  -4.6518900e+00  -4.8713200e+00  -5.1221200e+00  -5.2934400e+00  -5.4153100e+00];
ay2=447.736+[2.5760400e+00   4.2889500e-01  -6.3709100e-01  -1.3211800e+00  -1.8529900e+00  -2.1830200e+00  -2.4230700e+00  -2.7012500e+00  -3.0308600e+00  -3.2109100e+00  -3.4747400e+00  -3.7028800e+00  -3.8962300e+00  -4.2023400e+00  -4.3834800e+00  -4.5646700e+00  -4.7751600e+00  -4.9852800e+00  -5.2357200e+00  -5.4137500e+00  -5.5432300e+00];
ay3=-690.116+[-9.1370300e-02  -1.3752900e+00  -9.9916300e-01  -7.1602200e-01  -4.8437800e-01  -3.1856400e-01  -2.0066200e-01  -7.0762000e-02   7.3596900e-02   1.4828700e-01   2.4562700e-01   3.2380400e-01   3.8650700e-01   4.7740700e-01   5.2650000e-01   5.7221800e-01   6.2098700e-01   6.6487400e-01   7.1209600e-01   7.4265900e-01   7.6354900e-01];
% 16439
az1=13.5613+[-4.2095300e-01   1.8484400e-01  -8.6712400e-02  -3.6939300e-01  -6.7567700e-01  -9.7107400e-01  -1.2127000e+00  -1.4913300e+00  -1.8194500e+00  -2.0019000e+00  -2.2508400e+00  -2.4643800e+00  -2.6443800e+00  -2.9177100e+00  -3.0726500e+00  -3.2227800e+00  -3.3907600e+00  -3.5518300e+00  -3.7363400e+00  -3.8624000e+00  -3.9525900e+00];
az2=447.206+[1.7840500e+00   7.8337700e-02  -7.9981000e-01  -1.3522400e+00  -1.7773200e+00  -2.0517100e+00  -2.2521300e+00  -2.4838700e+00  -2.7579100e+00  -2.9071600e+00  -3.1251800e+00  -3.3142400e+00  -3.4757700e+00  -3.7322200e+00  -3.8837300e+00  -4.0358500e+00  -4.2124100e+00  -4.3889300e+00  -4.5996800e+00  -4.7499100e+00  -4.8600400e+00];
az3=-699.132+[7.5821900e-02  -1.1464300e+00  -8.2019800e-01  -5.7342900e-01  -3.7936000e-01  -2.4076300e-01  -1.4164200e-01  -3.3830900e-02   8.3872800e-02   1.4471500e-01   2.2386800e-01   2.8818700e-01   3.4036100e-01   4.1631300e-01   4.5763900e-01   4.9651000e-01   5.3811100e-01   5.7608700e-01   6.1754700e-01   6.4505800e-01   6.6422600e-01];
% 17116
ba1=16.2684+[-4.5755800e-01   2.0364900e-01  -3.6934500e-02  -2.9492800e-01  -5.8203300e-01  -8.6797100e-01  -1.1038600e+00  -1.3764600e+00  -1.6976800e+00  -1.8766400e+00  -2.1210300e+00  -2.3314700e+00  -2.5090400e+00  -2.7788000e+00  -2.9317400e+00  -3.0799200e+00  -3.2455400e+00  -3.4043200e+00  -3.5862900e+00  -3.7105700e+00  -3.7995100e+00];
ba2=449.981+[1.9828700e+00   1.4319700e-01  -8.6233700e-01  -1.5165100e+00  -2.0279600e+00  -2.3592600e+00  -2.6016500e+00  -2.8815700e+00  -3.2126600e+00  -3.3932100e+00  -3.6554500e+00  -3.8820600e+00  -4.0756000e+00  -4.3823500e+00  -4.5635100e+00  -4.7450600e+00  -4.9558000e+00  -5.1661200e+00  -5.4167300e+00  -5.5952800e+00  -5.7261000e+00];
ba3=-696.273+[-9.4209400e-02  -1.2287000e+00  -8.0727400e-01  -4.9107100e-01  -2.4091600e-01  -6.4585900e-02   6.2452700e-02   2.0179200e-01   3.5561100e-01   4.3589000e-01   5.4208800e-01   6.2938200e-01   7.0084400e-01   8.0646100e-01   8.6486800e-01   9.2041100e-01   9.8085900e-01   1.0370800e+00   1.0996300e+00   1.1418100e+00   1.1715500e+00];
% 14886
bb1=9.91704+[-3.8609900e-01   2.7467100e-01  -2.0573600e-01  -6.5625900e-01  -1.1189300e+00  -1.5445300e+00  -1.8834000e+00  -2.2758300e+00  -2.7381200e+00  -2.9935000e+00  -3.3418100e+00  -3.6388200e+00  -3.8895000e+00  -4.2711300e+00  -4.4879100e+00  -4.6982600e+00  -4.9343000e+00  -5.1602700e+00  -5.4183100e+00  -5.5945500e+00  -5.7199200e+00];
bb2=444.847+[2.4370000e+00   4.1613500e-01  -5.1977000e-01  -1.0971600e+00  -1.5327000e+00  -1.7940200e+00  -1.9831600e+00  -2.2016700e+00  -2.4597400e+00  -2.6002300e+00  -2.8085900e+00  -2.9895100e+00  -3.1424900e+00  -3.3855900e+00  -3.5297800e+00  -3.6742500e+00  -3.8420300e+00  -4.0100500e+00  -4.2109000e+00  -4.3537400e+00  -4.4575300e+00];
bb3=-691.954+[6.1123100e-02  -1.3584200e+00  -1.0946400e+00  -8.9467600e-01  -7.3346700e-01  -6.1703800e-01  -5.3572400e-01  -4.4823800e-01  -3.5347000e-01  -3.0564800e-01  -2.4543900e-01  -1.9865700e-01  -1.6224700e-01  -1.1161200e-01  -8.5584400e-02  -6.2328100e-02  -3.9004700e-02  -1.9662900e-02  -6.8605100e-04   1.0351400e-02   1.7284100e-02];

xk1=bb1-ba1;
xk2=bb2-ba2;
xk3=bb3-ba3;
yl1=ay1-az1;
yl2=ay2-az2;
yl3=ay3-az3;
y6=[yl1',yl2',yl3'];
x6=[xk1',xk2',xk3'];

for n=1:k
    mag6x(n)=sqrt(x6(n,1)^2+x6(n,2)^2+x6(n,3)^2);
end
for n=1:k
    mag6y(n)=sqrt(y6(n,1)^2+y6(n,2)^2+y6(n,3)^2);
end
for n=1:k
    height6(n)=mag6y(1,1)-mag6y(1,n);
end
for n=1:k
    width6(n)=mag6x(1,1)-mag6x(1,n);
end


%% model13_Fixed_Tether_S2_6N
t13=[2 2.05126 2.11533 2.16533 2.2247 2.25107 2.31707 2.35251 2.40079 2.4548 2.50774 2.55564 2.60228 2.65931 2.70659 2.75382 2.80395 2.85431 2.90296 2.95231 3];
% 1297
bc1=12.7746+[3.8812000e-01   1.7945200e-01  -3.1873300e-01  -6.5451700e-01  -9.7900500e-01  -1.5709000e+00  -1.9044100e+00  -1.9832900e+00  -2.3388100e+00  -2.6317800e+00  -2.8323000e+00  -3.1374300e+00  -3.6083100e+00  -3.6725200e+00  -3.9111700e+00  -4.3513500e+00  -4.4078800e+00  -4.6348200e+00  -4.8109000e+00  -5.0839300e+00  -5.2155200e+00];
bc2=447.736+[2.8364000e+00   6.8320500e-02  -6.7720500e-01  -1.0972700e+00  -1.3879200e+00  -1.8538300e+00  -2.1127900e+00  -2.1758000e+00  -2.4589100e+00  -2.6779100e+00  -2.8270900e+00  -3.0539600e+00  -3.4210100e+00  -3.4693800e+00  -3.6518500e+00  -4.0003800e+00  -4.0470300e+00  -4.2383700e+00  -4.3941500e+00  -4.6484700e+00  -4.7757400e+00];
bc3=-690.116+[-1.3218300e+00  -8.1450100e-01  -4.4645900e-01  -2.4103600e-01  -8.5182200e-02   1.6087900e-01   2.8858000e-01   3.1798000e-01   4.4448200e-01   5.4037000e-01   6.0231300e-01   6.9129200e-01   8.1783200e-01   8.3402400e-01   8.9250500e-01   9.9309800e-01   1.0053600e+00   1.0525200e+00   1.0877300e+00   1.1403100e+00   1.1653700e+00];
% 16439
bd1=13.5613+[2.2240800e-01   1.2861700e-01  -2.0570700e-01  -4.4281700e-01  -6.7939000e-01  -1.1169300e+00  -1.3630300e+00  -1.4212600e+00  -1.6840600e+00  -1.9019500e+00  -2.0518300e+00  -2.2801200e+00  -2.6314300e+00  -2.6792000e+00  -2.8563400e+00  -3.1829800e+00  -3.2249700e+00  -3.3938800e+00  -3.5246300e+00  -3.7272900e+00  -3.8247100e+00];
bd2=447.206+[2.0702900e+00  -1.9522500e-01  -8.1680600e-01  -1.1609500e+00  -1.4052300e+00  -1.8014200e+00  -2.0215000e+00  -2.0749400e+00  -2.3143700e+00  -2.4996200e+00  -2.6261400e+00  -2.8192500e+00  -3.1336300e+00  -3.1755000e+00  -3.3330900e+00  -3.6348900e+00  -3.6751800e+00  -3.8407100e+00  -3.9746300e+00  -4.1927200e+00  -4.3013800e+00];
bd3=-699.132+[-1.1512300e+00  -7.4470500e-01  -4.2207900e-01  -2.4577500e-01  -1.1336300e-01   9.3588400e-02   1.9971200e-01   2.2398700e-01   3.2770000e-01   4.0671700e-01   4.5824200e-01   5.3372000e-01   6.4331300e-01   6.5763200e-01   7.0964600e-01   8.0057100e-01   8.1173300e-01   8.5540500e-01   8.8790500e-01   9.3642700e-01   9.5912800e-01];
% 17116
be1=16.2684+[2.0733300e-01   1.5961700e-01  -1.4196200e-01  -3.6025600e-01  -5.8591100e-01  -1.0091500e+00  -1.2481100e+00  -1.3046200e+00  -1.5598100e+00  -1.7723600e+00  -1.9190000e+00  -2.1434000e+00  -2.4890200e+00  -2.5360800e+00  -2.7108400e+00  -3.0331500e+00  -3.0745500e+00  -3.2413100e+00  -3.3703100e+00  -3.5703100e+00  -3.6664800e+00];
be2=449.981+[2.3181800e+00  -1.6354700e-01  -9.0129200e-01  -1.3166100e+00  -1.6119500e+00  -2.0899500e+00  -2.3556500e+00  -2.4201500e+00  -2.7095600e+00  -2.9343300e+00  -3.0875300e+00  -3.3206400e+00  -3.6987000e+00  -3.7492000e+00  -3.9389300e+00  -4.3020700e+00  -4.3505500e+00  -4.5491400e+00  -4.7095900e+00  -4.9703400e+00  -5.1001400e+00];
be3=-696.273+[-1.3985200e+00  -8.0524000e-01  -4.0212500e-01  -1.7909500e-01  -1.2522200e-02   2.4942400e-01   3.8554300e-01   4.1693600e-01   5.5224300e-01   6.5602600e-01   7.2419100e-01   8.2488100e-01   9.7363400e-01   9.9319100e-01   1.0646400e+00   1.1916900e+00   1.2075300e+00   1.2700800e+00   1.3174100e+00   1.3893300e+00   1.4234300e+00];
% 14886
bf1=9.91704+[4.3791600e-01   1.5952400e-01  -3.9758000e-01  -7.6753200e-01  -1.1160000e+00  -1.7432500e+00  -2.0949400e+00  -2.1780600e+00  -2.5521900e+00  -2.8590000e+00  -3.0683300e+00  -3.3854900e+00  -3.8742800e+00  -3.9408100e+00  -4.1875900e+00  -4.6422500e+00  -4.7006800e+00  -4.9348000e+00  -5.1163600e+00  -5.3976200e+00  -5.5331000e+00];
bf2=444.847+[2.6550600e+00   7.3640900e-02  -5.4701000e-01  -8.8887300e-01  -1.1198300e+00  -1.4868100e+00  -1.6897000e+00  -1.7391700e+00  -1.9607100e+00  -2.1304100e+00  -2.2462700e+00  -2.4232500e+00  -2.7109000e+00  -2.7484300e+00  -2.8905200e+00  -3.1619700e+00  -3.1983100e+00  -3.3481600e+00  -3.4706900e+00  -3.6716100e+00  -3.7722800e+00];
bf3=-691.954+[-1.0947100e+00  -7.9619600e-01  -5.2537100e-01  -3.7762200e-01  -2.6541400e-01  -9.1776700e-02  -4.4172700e-03   1.5374500e-02   9.8941400e-02   1.6089200e-01   2.0007100e-01   2.5477800e-01   3.2843000e-01   3.3753500e-01   3.6960800e-01   4.2121100e-01   4.2711900e-01   4.4884000e-01   4.6399300e-01   4.8495800e-01   4.9459500e-01];

xm1=bf1-be1;
xm2=bf2-be2;
xm3=bf3-be3;
yn1=bc1-bd1;
yn2=bc2-bd2;
yn3=bc3-bd3;
y13=[yn1',yn2',yn3'];
x13=[xm1',xm2',xm3'];

for n=1:k
    mag13x(n)=sqrt(x13(n,1)^2+x13(n,2)^2+x13(n,3)^2);
end
for n=1:k
    mag13y(n)=sqrt(y13(n,1)^2+y13(n,2)^2+y13(n,3)^2);
end
for n=1:k
    height13(n)=mag13y(1,1)-mag13y(1,n);
end
for n=1:k
    width13(n)=mag13x(1,1)-mag13x(1,n);
end


%% model14_Fixed_NoTether/S2_6N
t14=[2 2.05126 2.11533 2.17471 2.20107 2.25678 2.30078 2.35474 2.41562 2.45083 2.5117 2.55021 2.60026 2.65289 2.70081 2.75198 2.8011 2.85607 2.90043 2.95245 3];

% 1297
bg1=12.7746+[-2.9740500e-01  -1.3419100e-02  -7.9059300e-02  -2.9015600e-01  -8.2905600e-01  -1.0382500e+00  -1.5093100e+00  -1.8329000e+00  -2.1450300e+00  -2.3353000e+00  -2.5624300e+00  -2.8319100e+00  -3.1382600e+00  -3.4205400e+00  -3.6759800e+00  -3.9418700e+00  -4.1864900e+00  -4.4652200e+00  -4.6928900e+00  -4.9781600e+00  -5.1075400e+00];
bg2=447.736+[2.7438700e+00   2.2526600e+00   1.5353700e+00   8.8489900e-01  -3.0622600e-01  -6.8358100e-01  -1.3804100e+00  -1.7933100e+00  -2.1526100e+00  -2.3609600e+00  -2.5928300e+00  -2.8458500e+00  -3.1104900e+00  -3.3437800e+00  -3.5459200e+00  -3.7505300e+00  -3.9375800e+00  -4.1527900e+00  -4.3328000e+00  -4.5702600e+00  -4.6814300e+00];
bg3=-690.116+[-7.2232400e-01  -1.0611700e+00  -8.3116400e-01  -5.8589000e-01  -1.5325600e-01  -3.2997900e-02   1.8678400e-01   3.1636700e-01   4.2876600e-01   4.9247900e-01   5.6478800e-01   6.4556400e-01   7.3125000e-01   8.0480100e-01   8.6725400e-01   9.2886200e-01   9.8263700e-01   1.0405000e+00   1.0858100e+00   1.1404800e+00   1.1648700e+00];
% 16439
bh1=13.5613+[-2.9872300e-01  -5.9451700e-02  -5.4452300e-02  -1.8110600e-01  -5.5006900e-01  -7.0234100e-01  -1.0495500e+00  -1.2888700e+00  -1.5216200e+00  -1.6639400e+00  -1.8339600e+00  -2.0360800e+00  -2.2657800e+00  -2.4774900e+00  -2.6684700e+00  -2.8673300e+00  -3.0502500e+00  -3.2589100e+00  -3.4294800e+00  -3.6429500e+00  -3.7397600e+00];
bh2=447.206+[2.0430200e+00   1.5680200e+00   9.6415500e-01   4.2206500e-01  -5.3985400e-01  -8.4516300e-01  -1.4185100e+00  -1.7617300e+00  -2.0610900e+00  -2.2347600e+00  -2.4283400e+00  -2.6411600e+00  -2.8658000e+00  -3.0658000e+00  -3.2401800e+00  -3.4172600e+00  -3.5801100e+00  -3.7674800e+00  -3.9238500e+00  -4.1295100e+00  -4.2254900e+00];
bh3=-699.132+[-5.8657500e-01  -9.2655800e-01  -7.4600400e-01  -5.3890200e-01  -1.7068300e-01  -7.1585700e-02   1.0841600e-01   2.1431800e-01   3.0605200e-01   3.5807700e-01   4.1737800e-01   4.8499900e-01   5.5862100e-01   6.2331800e-01   6.7922800e-01   7.3496600e-01   7.8453000e-01   8.3858200e-01   8.8112200e-01   9.3252600e-01   9.5522100e-01];
% 17116
bi1=16.2684+[-3.2813800e-01  -5.8966600e-02  -2.5150500e-02  -1.2687400e-01  -4.5785100e-01  -6.0066300e-01  -9.3356100e-01  -1.1648500e+00  -1.3910200e+00  -1.5296100e+00  -1.6955000e+00  -1.8936100e+00  -2.1197300e+00  -2.3285200e+00  -2.5172900e+00  -2.7141700e+00  -2.8953500e+00  -3.1020500e+00  -3.2711200e+00  -3.4827300e+00  -3.5787400e+00];
bi2=449.981+[2.2464200e+00   1.7508500e+00   1.0703800e+00   4.4832800e-01  -6.7271000e-01  -1.0262000e+00  -1.6881600e+00  -2.0864800e+00  -2.4355100e+00  -2.6386700e+00  -2.8664100e+00  -3.1178200e+00  -3.3844300e+00  -3.6225300e+00  -3.8307700e+00  -4.0427900e+00  -4.2382900e+00  -4.4635400e+00  -4.6514000e+00  -4.8981300e+00  -5.0132200e+00];
bi3=-696.273+[-7.6833000e-01  -1.1162200e+00  -8.8208200e-01  -6.1750000e-01  -1.3467600e-01  -1.7209900e-03   2.4030700e-01   3.8354900e-01   5.0822600e-01   5.7941500e-01   6.6055900e-01   7.5277000e-01   8.5308500e-01   9.4164500e-01   1.0185900e+00   1.0957700e+00   1.1650200e+00   1.2414100e+00   1.3021800e+00   1.3768800e+00   1.4102500e+00];
% 14886
bk1=9.91704+[-2.5342700e-01   7.7056400e-05  -1.0972900e-01  -3.6069300e-01  -9.6418900e-01  -1.1911400e+00  -1.6931000e+00  -2.0350400e+00  -2.3631500e+00  -2.5625800e+00  -2.8001900e+00  -3.0809200e+00  -3.3988500e+00  -3.6911700e+00  -3.9549200e+00  -4.2289100e+00  -4.4807700e+00  -4.7675700e+00  -5.0014900e+00  -5.2943500e+00  -5.4271100e+00];
bk2=444.847+[2.6061700e+00   2.1429500e+00   1.5066400e+00   9.3878600e-01  -9.1105700e-02  -4.1776300e-01  -1.0171600e+00  -1.3676800e+00  -1.6694900e+00  -1.8433300e+00  -2.0346000e+00  -2.2411900e+00  -2.4546500e+00  -2.6411300e+00  -2.8013400e+00  -2.9623200e+00  -3.1084900e+00  -3.2760200e+00  -3.4163800e+00  -3.6021700e+00  -3.6891800e+00];
bk3=-691.954+[-5.6563500e-01  -9.0406200e-01  -7.4035700e-01  -5.6368400e-01  -2.6579600e-01  -1.8677700e-01  -4.4881000e-02   3.6844800e-02   1.0643500e-01   1.4502400e-01   1.8843800e-01   2.3651500e-01   2.8673600e-01   3.2859400e-01   3.6290700e-01   3.9569900e-01   4.2307600e-01   4.5092400e-01   4.7168300e-01   4.9502500e-01   5.0505400e-01];

xo1=bk1-bi1;
xo2=bk2-bi2;
xo3=bk3-bi3;
yp1=bg1-bh1;
yp2=bg2-bh2;
yp3=bg3-bh3;
x14=[xo1',xo2',xo3'];
y14=[yp1',yp2',yp3'];

for n=1:k
    mag14x(n)=sqrt(x14(n,1)^2+x14(n,2)^2+x14(n,3)^2);
end
for n=1:k
    mag14y(n)=sqrt(y14(n,1)^2+y14(n,2)^2+y14(n,3)^2);
end
for n=1:k
    height14(n)=mag14y(1,1)-mag14y(1,n);
end
for n=1:k
    width14(n)=mag14x(1,1)-mag14x(1,n);
end

%% Percent change
% bar plot
figure(1)
pc15x=(mag15x(21)/mag15x(1)*100)-100;
pc15y=(mag15y(21)/mag15y(1)*100)-100;
pc15=[pc15y,pc15x];

pc1x=(mag1x(21)/mag1x(1)*100)-100;
pc1y=(mag1y(21)/mag1y(1)*100)-100;
pc1=[pc1y,pc1x];

pc2x=(mag2x(21)/mag2x(1)*100)-100;
pc2y=(mag2y(21)/mag2y(1)*100)-100;
pc2=[pc2y,pc2x];

pc3x=(mag3x(21)/mag3x(1)*100)-100;
pc3y=(mag3y(21)/mag3y(1)*100)-100;
pc3=[pc3y,pc3x];

pc4x=(mag4x(21)/mag4x(1)*100)-100;
pc4y=(mag4y(21)/mag4y(1)*100)-100;
pc4=[pc4y,pc4x];

pc5x=(mag5x(21)/mag5x(1)*100)-100;
pc5y=(mag5y(21)/mag5y(1)*100)-100;
pc5=[pc5y,pc5x];

pc6x=(mag6x(21)/mag6x(1)*100)-100;
pc6y=(mag6y(21)/mag6y(1)*100)-100;
pc6=[pc6y,pc6x];

pc13x=(mag13x(21)/mag13x(1)*100)-100;
pc13y=(mag13y(21)/mag13y(1)*100)-100;
pc13=[pc13y,pc13x];


pc14x=(mag14x(21)/mag14x(1)*100)-100;
pc14y=(mag14y(21)/mag14y(1)*100)-100;
pc14=[pc14y,pc14x];

PC=[pc15;pc1;pc2;pc3;pc4;pc5;pc6;pc13;pc14];
bar(PC)
xticklabels({'Intact','Model 1','Model 2', 'Model 3','Model 4','Model 5','Model 6','Model 13','model 14'})
ylabel('Percent Change')
legend('Height','Width','location','northwest')
title('Absolute Foraminal Percent Change Under 2 N-m of extension (6N)')

%% figures
figure(2)

plot((t15-2)*(-2),-1*height15,'b')
hold on
plot((t15-2)*(-2),-1*width15,'-.b')
hold on

plot((t1-2)*(-2),-1*height1,'r')
hold on
plot((t1-2)*(-2),-1*width1,'-.r')
hold on

plot((t2-2)*(-2),-1*height2,'g')
hold on
plot((t2-2)*(-2),-1*width2,'-.g')
hold on

plot((t3-2)*(-2),-1*height3,'c')
hold on
plot((t3-2)*(-2),-1*width3,'-.c')
hold on

plot((t4-2)*(-2),-1*height4,'color',[.49 1 .63])
hold on
plot((t4-2)*(-2),-1*width4,'-.','color',[.49 1 .63])
hold on

plot((t5-2)*(-2),-1*height5,'color',[0.75, 0, 0.75])
hold on
plot((t5-2)*(-2),-1*width5,'-.','color',[0.75, 0, 0.75])
hold on

plot((t6-2)*(-2),-1*height6,'color',[0 0.5 1])
hold on
plot((t6-2)*(-2),-1*width6,'-.','color',[0 0.5 1])
hold on

plot((t13-2)*(-2),-1*height13,'color',[0.2 0 0])
hold on
plot((t13-2)*(-2),-1*width13,'-.','color',[0.2 0 0])
hold on

plot((t14-2)*(-2),-1*height14,'color',[1 .5 0])
hold on
plot((t14-2)*(-2),-1*width14,'-.','color',[1 .5 0])
hold on

xlabel('Moment (N-m)')
ylabel({'Narrowing/Widening (mm)';'(Positive is Widening, Negative is Narrowing)'})
title('C4-C5 Right Hand Foreman Narrowing/Widening Under 2 N-m of Extension (6N)')
legend('intact height','intact width','model 1 height', 'model 1 width','model 2 height','model 2 width','model 3 height', 'model 3 width','model 4 height','model 4 width','model 5 height','model 5 width','model 6 height','model 6 width','model 13 height','model 13 width','model 14 height','model 14 width','location','southwest')
